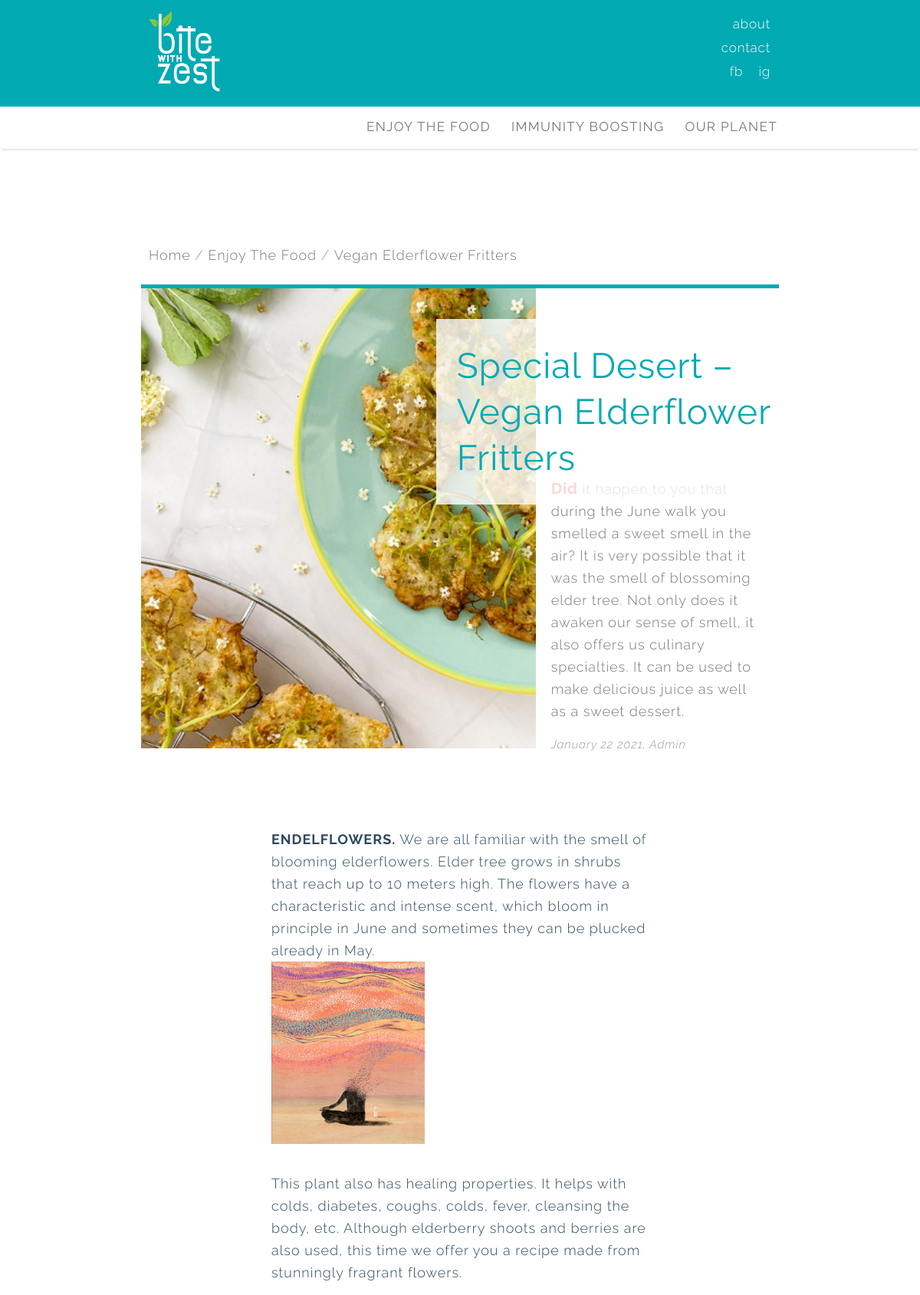
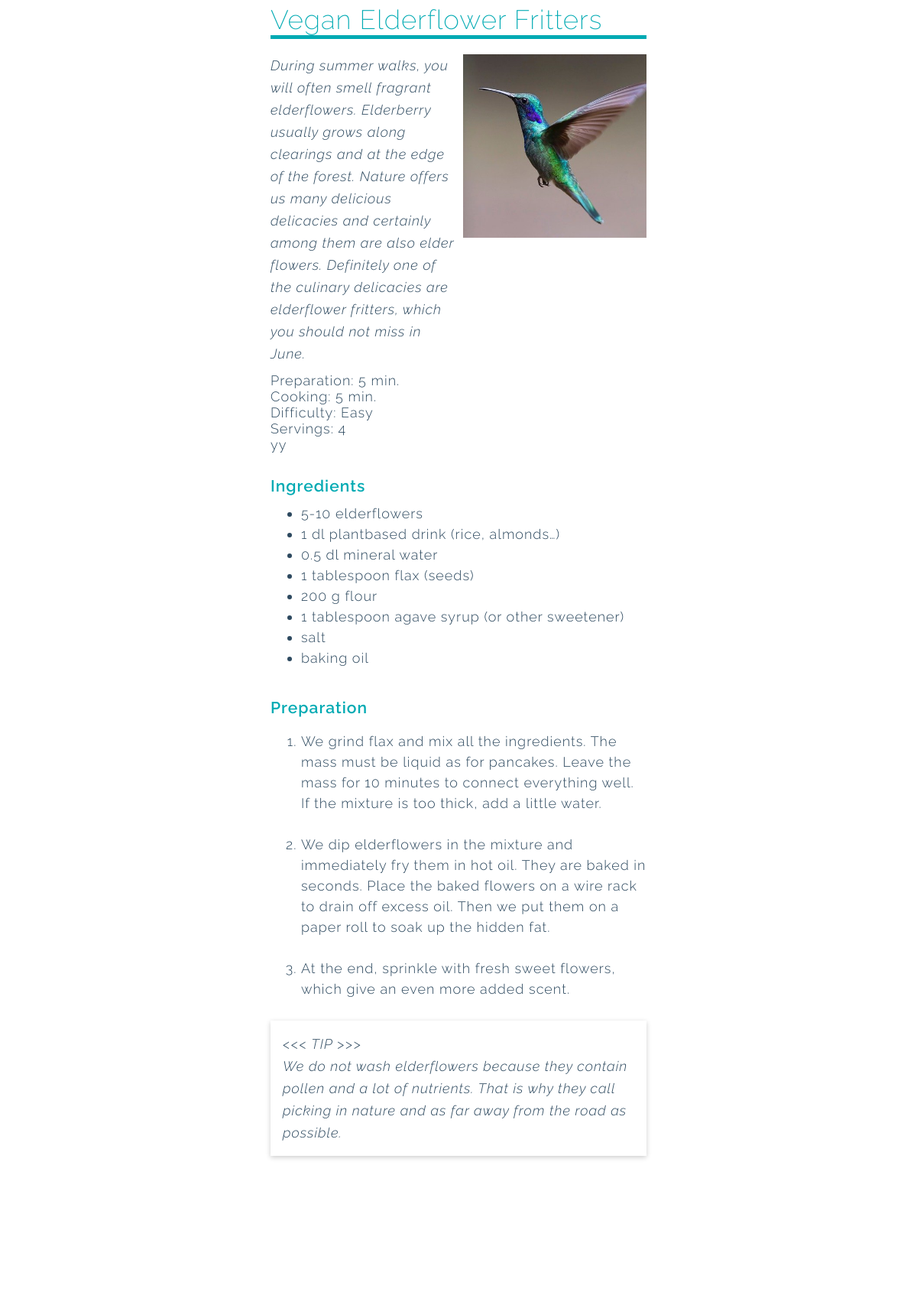
The page /vegan-elderflower-fritters/ (upper part) on the database its author committed (2 pictures, top to bottom).
### blog/models.py (models this page shows, shortened)
class Category(models.Model):
    description = models.CharField(max_length=200, unique=True)
    status = models.IntegerField(choices=STATUS, default=0)
    slug = models.SlugField(max_length=200,unique=True, default='')
    class Meta:
        verbose_name_plural = 'Categories'

class Post(models.Model):
    titleplus = models.TextField(max_length=240, default='')
    author = models.ForeignKey(User, on_delete= models.CASCADE,related_name='blog_posts')
    updated_on = models.DateTimeField(auto_now= True)
    created_on = models.DateTimeField(auto_now_add=True)
    custom_date = models.DateTimeField(null= True,blank=True)
    category = models.CharField(max_length=200, choices=category_list, default='')
    subcategory = models.CharField(max_length=200, choices=subcategory_list, default='uncategorized')
    status = models.IntegerField(choices=STATUS, default=0)
    cardtype = models.IntegerField(choices=CARDTYPE, default=0)
    thumbnail = models.FileField(upload_to=path_and_rename,blank=True)
    thumbnail_desc = models.CharField(max_length=200,default='',blank=True)
    opener_pic= models.FileField(upload_to=path_and_rename_opener,blank=True)
    intro = RichTextUploadingField()
    title = models.CharField(max_length=200, unique=True)
    slug = models.SlugField(max_length=200, unique=True)
    maintext = RichTextUploadingField(default='')
    intro1 = RichTextUploadingField(default='',blank=True)
    intro_pic= models.FileField(upload_to=path_and_rename_intro,blank=True)
    intro_pic_desc = models.CharField(max_length=200,default='',blank=True)
    legend = RichTextUploadingField(default='',blank=True)
    add_pic = models.FileField(upload_to=path_and_rename_add,blank=True)
    add_pic_desc = models.CharField(max_length=200,default='',blank=True)
    ingredients = RichTextField(blank=True)
    preparationtext = RichTextUploadingField(default='',blank=True)
    main_pic = models.FileField(upload_to=path_and_rename_main,blank=True)
    main_pic_desc = models.CharField(max_length=200,default='',blank=True)
    tip = RichTextField(default='',blank=True)
    relates_to = models.ForeignKey('self', on_delete=models.CASCADE, default=1)
    relates_to_desc = models.CharField(max_length=300,default='',blank=True)
    outro = RichTextUploadingField(default='',blank=True)
    class Meta:
        ordering = ['-created_on']
        verbose_name_plural = 'Posts'

### blog/views.py (the view)
# urls.py: path('<slug:slug>/', views.PostDetail.as_view(), name='post_detail'),
class PostDetail(generic.DetailView):
    model = Post
    template_name = 'post_detail.html'
    def get_context_data(self, **kwargs):
       context = super(PostDetail, self).get_context_data(**kwargs)
       shared_context(context)
       return context

### blog/templates/post_detail.html (shortened to what this page needs)
{% extends 'base.html' %}
{% block post_content %}
<div class="post-body">
    <ul class="breadcrumbs">
        <li class="breadcrumbs-item">
            <a href="/" class="breadcrumbs-link">Home</a>
        </li>
        <li class="breadcrumbs-item">
            {% for category in cat_list %}
                {% if category.description == post.category %}
                <a href="{% url 'category_view' category.slug  %}"class="breadcrumbs-link">
                    {{ object.category }}
                </a>
                {% endif %}
            {% endfor %}
        </li>
        <li class="breadcrumbs-item">
            <a href="{% url 'post_detail' post.slug  %}" class="breadcrumbs-link">{{ object.title }}</a>
        </li>
    </ul>
    <div class="intro">
        <div class="picture">
            <img src="../media/post{{post.id}}/opener/post_opener{{post.id}}.jpg" alt="">
            <div class="post-title-figure"><h1>{{ object.titleplus | safe }}</h1></div>
        </div>
        <div class="intro-text">
            {{ object.intro | safe }}
        </div>
        {% if object.custom_date %}
            <div class="post-date">{{ object.custom_date | date:"F d Y"}}, {{ object.author}}</div>
        {% else %}
            <div class="post-date">{{ object.created_on | date:"F d Y"}}, {{ object.author}}</div>
        {% endif %}
    </div>
    <div class="post-content">
        <div class="maintext">
            {{ object.maintext | safe }}
        </div>
        {% if object.category == post_cat1.description %}
        <div class="post-title">
            {{ object.title }}
        </div>
        {% endif %}
        <div class="preparation" id="preparation">
            {% if object.intro1 %}
            <div class="intro1">
                {{ object.intro1 | safe }}
            </div>
            {% endif %}
            {% if object.intro_pic %}
                <img src="../media/post{{post.id}}/intro/post_intro{{post.id}}.jpg" alt="">
            {% endif %}
            {{ object.legend | safe }}
        </div>
        <div class="ingredients">
            {{ object.ingredients | safe }}
        </div>
        <div class="preparationtext">
            {{ object.preparationtext | safe }}
        </div>
        {% if object.tip %}
            <div class="tip">
                {{ object.tip | safe }}
            </div>
        {% endif %}
    </div>
</div>
{% endblock post_content %}

### blog/templates/base.html (shortened to what this page needs)
{% load static %}
<!DOCTYPE html>
<html lang="en">
	<head>
		<link rel="stylesheet" href="/static/css/style.css" />
		<link rel="stylesheet" href="/static/css/responsive.css" />
	</head>
<body onresize="resizeWindow()">
<div class="header-wrapper">
	<div class="header">
		<div class="logo">
			<a href="/"><img src="{% static 'img/BwZ_logo_W.png' %}" alt="logo"></a>
		</div>
		<div class="header-nav">
			<ul>
				<li><a href="/">about</a></li>
				<li><a href="javascript:void(0)">contact</a></li>
				<li><a href="javascript:void(0)">fb</a>  <a href="javascript:void(0)">ig</a></li>
			</ul>
		</div>
	</div>
</div>
<div class="topnav-wrapper" id="myTopnavWrapper">
	<div class="topnav" id="myTopnav">
	<div class="desc">
	  {% for category in cat_list %}
	  <div class="dropdown">
		<button class="dropbtn"><a href="{% url 'category_view' category.slug  %}" class="">{{category.description}}</a></button>
	  </div>
	  {% endfor %}
	</div>
  </div>
</div>
	<div class="content" id="content">
		{% block post_content %}{% endblock post_content %}
	</div>
</body>
</html>

### static/css/style.css (style rules this page uses)
:root { --yellow: #ffc600; --black: rgb(45, 73, 95); --grey: #777777; --main: rgb(0, 170, 179); --main_transparent: rgba(0, 170, 179, 0.1); --divider-border-style: solid; --divider-color: var( --main ); --divider-border-width: 3px; }
*, *:before, *:after { box-sizing: border-box; }
body { font-family: Raleway, sans-serif; letter-spacing: 1px; margin: 0; font-weight: 300; }
button { font-family: Raleway, sans-serif; }
h1,h2,h3,h4,h5,h6 { margin: 0,0,5px,0; }
p { margin: 0; line-height: 29px; }
.content { display: grid; }
.post-body { display: grid; margin: 100px auto; font-family: 'Raleway', serif; font-size: 18px; color: var(--black); padding: 0 4px ; }
.intro { display: grid; grid-template-areas: "picture" "intro-text"; margin: auto 0; border-top: 5px solid var(--main); }
.picture { grid-area: picture; text-align: center; color: var(--black); grid-column: 1 / -1; }
.post-title-figure { display: none; }
.picture img { width: 400px; height: 300px; object-fit: cover; }
.intro-text { grid-area: intro-text; padding: 5px; color: var(--grey); }
.post-date { bottom: 0; padding-left: 5px; font-style: italic; color: rgb(153, 153, 153); font-size: 15px; }
.post-content { display: grid; margin: 30px auto; grid-template-columns: auto 1fr auto; grid-gap: 2px 5px; }
.post-content>* { grid-column: 2/span 1; }
.post-title { display: grid; font-size: 35px; font-weight: normal; border-bottom: 5px solid var(--main); color: var(--main); }
.maintext { margin-bottom: 10px; }
.preparation { display: grid; grid-template-columns: 3fr auto; margin-top: 10px; }
.preparation img { grid-column: 2/span 1; grid-row: 2/ span 5; width: 108px; height: 108px; object-fit: cover; }
.preparation .intro1 { grid-column: 1/ span 2; font-style: italic; margin: 0 10px 10px 0; }
.preparationtext>h3, .ingredients>h3 { color: var(--main); margin-bottom: 10px; }
.preparationtext { margin-top: -10px; }
.preparationtext li, .ingredients li { line-height: 1.5em; height: auto; }
.ingredients>ul { margin-top: 10px; }
.breadcrumbs { padding: 10px; }
.breadcrumbs-item { display: block; }
.breadcrumbs-item:not(:last-of-type)::after { content: ' /'; color: #999; }
.breadcrumbs-link { text-decoration: none; color: var(--grey); }

### rows shown on the page
Category: description "OUR PLANET"
Category: description "IMMUNITY BOOSTING"
Category: description "ENJOY THE FOOD"
Post: category "Enjoy The Food", title "Vegan Elderflower Fritters", titleplus "Special Desert – Vegan Elderflower Fritters", intro "Did it happen to you that during the June walk you smelled a sweet smell in the air? It is very possible that it was the smell of blossoming elder tree. Not only does it awaken our sense of smell, it also offers us culinary specialties. It can be used to make delicious juice as well as a sweet dessert.", created_on "January 22 2021", author "Admin", maintext "ENDELFLOWERS. We are all familiar with the smell of blooming elderflowers. Elder tree grows in shrubs that reach up to 10 meters high. The flowers have a characteristic and intense scent, which bloom in principle in June and sometimes they can be plucked already in May. This plant also has healing properties. It helps with colds, diabetes, coughs, colds, fever, cleansing the body, etc. Although elderberry shoots and berries are also used, this time we offer you a recipe made from stunningly fragrant flowers.", maintext (picture), intro1 "During summer walks, you will often smell fragrant elderflowers. Elderberry usually grows along clearings and at the edge of the forest. Nature offers us many delicious delicacies and certainly among them are also elder flowers. Definitely one of the culinary delicacies are elderflower fritters, which you should not miss in June.", legend "Preparation: 5 min. Cooking: 5 min. Difficulty: Easy Servings: 4 yy", ingredients "Ingredients 5-10 elderflowers 1 dl plantbased drink (rice, almonds…) 0.5 dl mineral water 1 tablespoon flax (seeds) 200 g flour 1 tablespoon agave syrup (or other sweetener) salt baking oil", preparationtext "Preparation We grind flax and mix all the ingredients. The mass must be liquid as for pancakes. Leave the mass for 10 minutes to connect everything well. If the mixture is too thick, add a little water. We dip elderflowers in the mixture and immediately fry them in hot oil. They are baked in seconds. Place the baked flowers on a wire rack to drain off excess oil. Then we put them on a paper roll to soak up the hidden fat. At the end, sprinkle with fresh sweet flowers, which give an even more added scent.", tip "<<< TIP >>> We do not wash elderflowers because they contain pollen and a lot of nutrients. That is why they call picking in nature and as far away from the road as possible."
